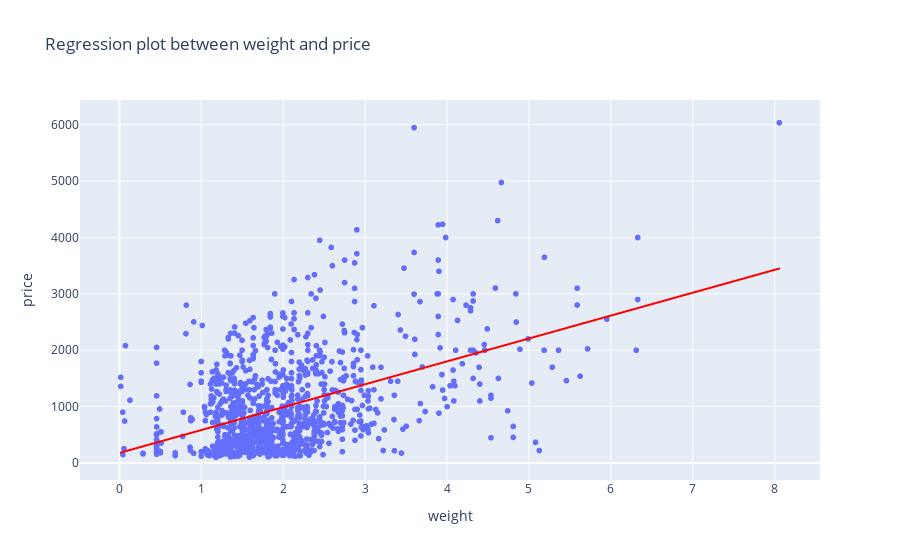

Notebook source saved alongside this figure:
### Markdown cell above
**Biểu đồ regresion plot thể hiện mối quan hệ tương tương quan giữa 2 biến 'weight' và 'price'.**

### Code cell
px.scatter(data, x='weight', y='price', title='Regression plot between weight and price', trendline='ols', trendline_color_override='red').show()

### Figure 1 — Plotly figure (JSON) as saved in the notebook; plotly's stock layout.template omitted (floating-point values rounded to 4 significant figures; data arrays with more than 128 entries replaced by an {"elided": "..."} marker saying what was removed)
{"data": [{"hovertemplate": "weight=%{x}<br>price=%{y}<extra></extra>", "legendgroup": "", "marker": {"color": "#636efa", "symbol": "circle"}, "mode": "markers", "name": "", "showlegend": false, "type": "scattergl", "x": {"elided": "1145 float values"}, "xaxis": "x", "y": {"elided": "1145 int values"}, "yaxis": "y"}, {"hovertemplate": "<b>OLS trendline</b><br>price = 406.145 * weight + 176.827<br>R<sup>2</sup>=0.206371<br><br>weight=%{x}<br>price=%{y} <b>(trend)</b><extra></extra>", "legendgroup": "", "line": {"color": "red"}, "marker": {"color": "#636efa", "symbol": "circle"}, "mode": "lines", "name": "", "showlegend": false, "type": "scattergl", "x": {"elided": "1145 float values"}, "xaxis": "x", "y": {"elided": "1145 float values"}, "yaxis": "y"}], "layout": {"legend": {"tracegroupgap": 0}, "title": {"text": "Regression plot between weight and price"}, "xaxis": {"anchor": "y", "domain": [0, 1], "title": {"text": "weight"}}, "yaxis": {"anchor": "x", "domain": [0, 1], "title": {"text": "price"}}}}
